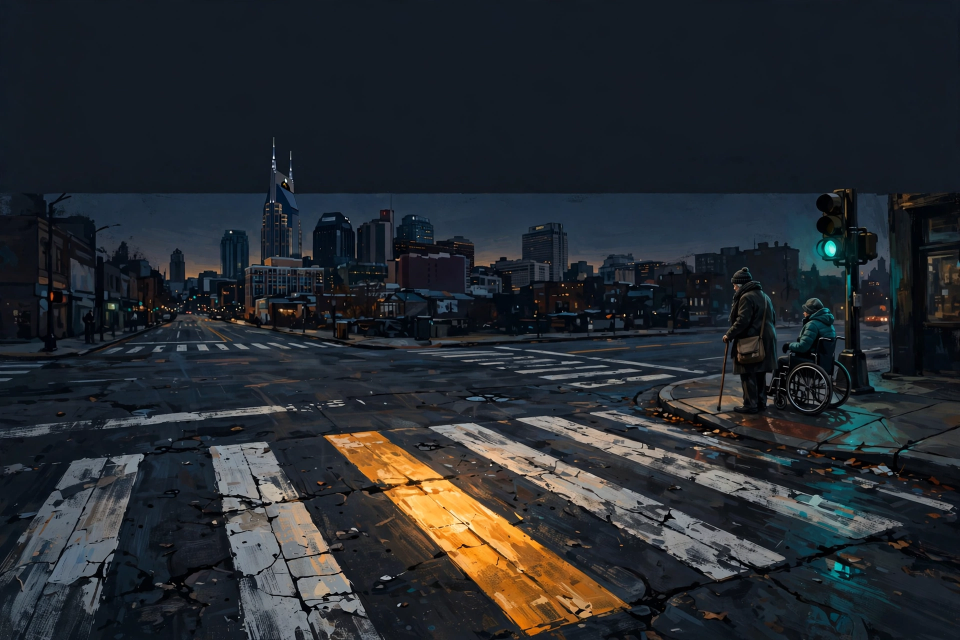
#> input picture hero_source/media-generation-hero-art-nashville-crosswalks-0-5d08efbd-f857-4c72-ae17-a1fe84688e99.webp, 1920 x 1280 px (shown at 1/2 size); its folder holds only this picture in this run
$ python hero_composite.py
#> lines starting #> are read from the running program, lines starting #| are printed output that depends on the picture
from PIL import Image, ImageDraw, ImageFont
import os, glob
HERE=os.path.dirname(__file__); ROOT=os.path.normpath(os.path.join(HERE,".."))
src=sorted(glob.glob(os.path.join(ROOT,"hero_source","*.webp")))[0]
im=Image.open(src).convert("RGB")
#> im is the input picture: PIL image 1920x1280 RGB; mean R, G, B 37.8, 42.2, 47
W,H=im.size
#> W = 1920; H = 1280
overlay=Image.new("RGBA",(W,H),(0,0,0,0)); d=ImageDraw.Draw(overlay)
#> after `overlay = Image.new('RGBA', (W, H), (0, 0, 0, 0))`: overlay: PIL image 1920x1280 RGBA; every value is 0
for y in range(int(H*0.42)):
    a=int(200*(1-y/(H*0.42)))
    d.line([(0,y),(W,y)], fill=(10,12,14,a))
im=Image.alpha_composite(im.convert("RGBA"), overlay); d=ImageDraw.Draw(im)
def font(sz):
#> called with sz = 92
    for path in ["/usr/share/fonts/truetype/dejavu/DejaVuSans-Bold.ttf","/usr/share/fonts/truetype/dejavu/DejaVuSans.ttf"]:
        try: return ImageFont.truetype(path, sz)
        except: pass
    return ImageFont.load_default()
d.text((60,50),"37.5% of audited crosswalks",font=font(92),fill=(232,163,23,255))
d.text((60,160),"are recorded with Poor paint",font=font(92),fill=(255,255,255,255))
d.text((60,285),"683 of 1,823 records in Nashville's 2023 crosswalk audit",font=font(40),fill=(180,230,228,255))
d.text((60,345),"Machine Readable - Metro Nashville Crosswalks, Nov 13, 2026",font=font(34),fill=(220,220,220,255))
im.convert("RGB").save(os.path.join(ROOT,"hero.png"))
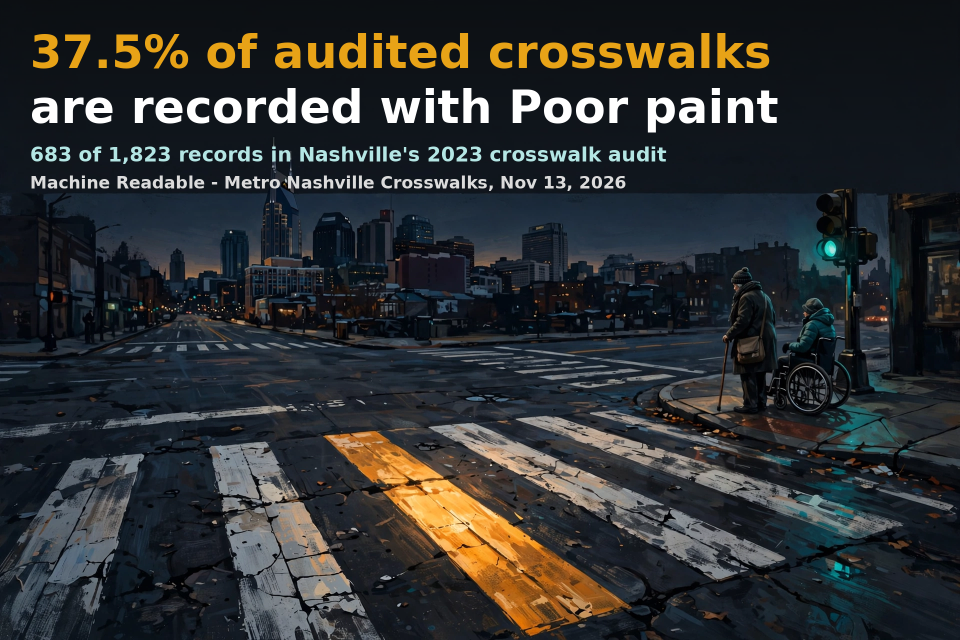
#> saved as hero.png: PIL image 1920x1280 RGB (shown at 1/2 size); mean R, G, B 45.9, 48.2, 49.2
open(os.path.join(ROOT,"hero-headline.txt"),"w").write("37.5% of audited crosswalks are recorded with Poor paint\n")
print("hero done", im.size)
#| hero done (1920, 1280)
